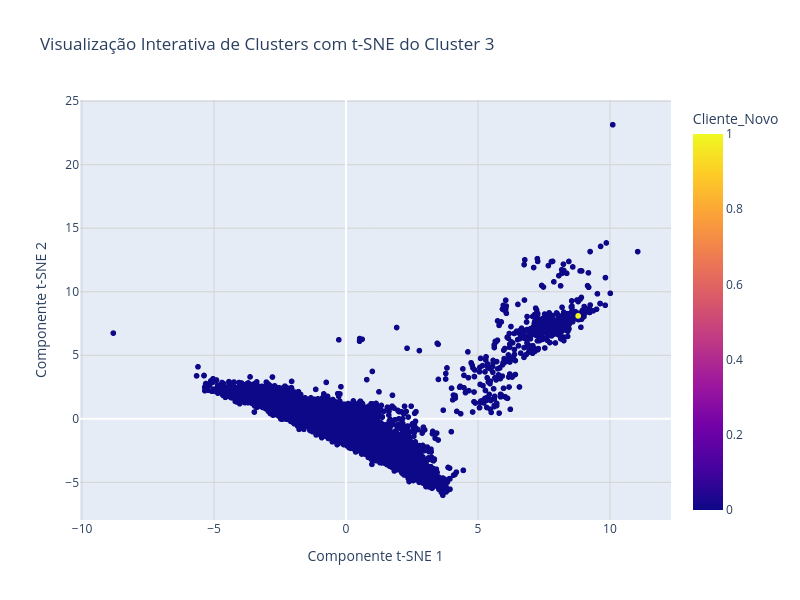

The cell this chart's notebook holds for it:
### Markdown cell above
## Visualização 2D

### Code cell
import plotly.express as px

COLUNA_CLUSTER = 'CLUSTER_5'

# A coluna de cluster (COLUNA_CLUSTER) precisa ser do tipo string/object para o Plotly
# Se a sua coluna de cluster (ex: 'CLUSTER_5') for numérica (int/uint), converta-a:
df_unido[COLUNA_CLUSTER] = df_unido[COLUNA_CLUSTER].astype(str)

# --- Criação do Gráfico Interativo ---
fig = px.scatter(
    df_unido,
    x="pca_C1_2D",
    y="pca_C2_2D",
    # Define a coluna que será usada para colorir os pontos (os clusters)
    color='Cliente_Novo',
    # Você pode usar a paleta "hls" do Plotly, ou outras
    color_discrete_sequence=px.colors.qualitative.Alphabet,
    # Texto que aparece ao passar o mouse sobre os pontos
    hover_data=['Cliente_Novo'],
    title=f'Visualização Interativa de Clusters com t-SNE do Cluster {cluster_resultado}'
)

# --- Personalização e Layout ---
fig.update_layout(
    xaxis_title='Componente t-SNE 1',
    yaxis_title='Componente t-SNE 2',
    height=600,  # Altura da figura
    width=800    # Largura da figura
)

# Adiciona uma grade simples (opcional)
fig.update_xaxes(showgrid=True, gridwidth=1, gridcolor='LightGrey')
fig.update_yaxes(showgrid=True, gridwidth=1, gridcolor='LightGrey')

# Mostra o gráfico (será interativo no Jupyter Notebook/Colab)
fig.show()

### Figure 1 — Plotly figure (JSON) as saved in the notebook; plotly's stock layout.template omitted (floating-point values rounded to 4 significant figures; data arrays with more than 128 entries replaced by an {"elided": "..."} marker saying what was removed)
{"data": [{"customdata": {"elided": "10111x1 int values"}, "hovertemplate": "pca_C1_2D=%{x}<br>pca_C2_2D=%{y}<br>Cliente_Novo=%{marker.color}<extra></extra>", "legendgroup": "", "marker": {"color": {"elided": "10111 int values"}, "coloraxis": "coloraxis", "symbol": "circle"}, "mode": "markers", "name": "", "showlegend": false, "type": "scattergl", "x": {"elided": "10111 float values"}, "xaxis": "x", "y": {"elided": "10111 float values"}, "yaxis": "y"}], "layout": {"coloraxis": {"colorbar": {"title": {"text": "Cliente_Novo"}}, "colorscale": [[0, "#0d0887"], [0.1111, "#46039f"], [0.2222, "#7201a8"], [0.3333, "#9c179e"], [0.4444, "#bd3786"], [0.5556, "#d8576b"], [0.6667, "#ed7953"], [0.7778, "#fb9f3a"], [0.8889, "#fdca26"], [1, "#f0f921"]]}, "height": 600, "legend": {"tracegroupgap": 0}, "title": {"text": "Visualização Interativa de Clusters com t-SNE do Cluster 3"}, "width": 800, "xaxis": {"anchor": "y", "domain": [0, 1], "gridcolor": "LightGrey", "gridwidth": 1, "showgrid": true, "title": {"text": "Componente t-SNE 1"}}, "yaxis": {"anchor": "x", "domain": [0, 1], "gridcolor": "LightGrey", "gridwidth": 1, "showgrid": true, "title": {"text": "Componente t-SNE 2"}}}}
